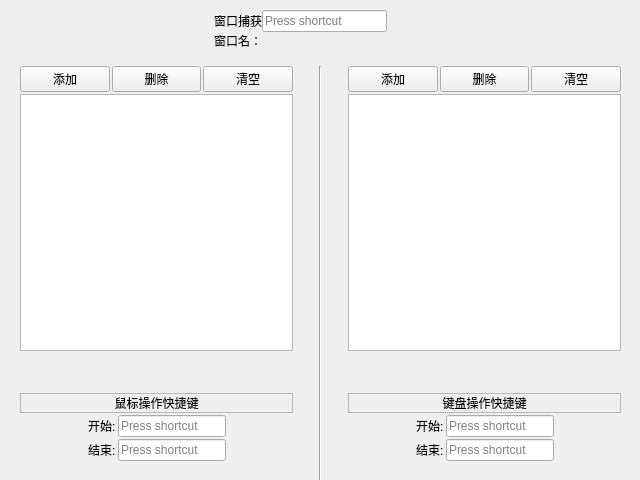
<?xml version="1.0" encoding="UTF-8"?>
<ui version="4.0">
 <author>RedTea</author>
 <class>Form</class>
 <widget class="QWidget" name="Form">
  <property name="geometry">
   <rect>
    <x>0</x>
    <y>0</y>
    <width>640</width>
    <height>480</height>
   </rect>
  </property>
  <property name="windowTitle">
   <string>后台按键</string>
  </property>
  <widget class="QWidget" name="verticalLayoutWidget">
   <property name="geometry">
    <rect>
     <x>0</x>
     <y>10</y>
     <width>641</width>
     <height>471</height>
    </rect>
   </property>
   <layout class="QVBoxLayout" name="verticalLayout_7">
    <item>
     <layout class="QHBoxLayout" name="horizontalLayout_12">
      <property name="sizeConstraint">
       <enum>QLayout::SetFixedSize</enum>
      </property>
      <property name="bottomMargin">
       <number>10</number>
      </property>
      <item>
       <spacer name="horizontalSpacer">
        <property name="orientation">
         <enum>Qt::Horizontal</enum>
        </property>
        <property name="sizeHint" stdset="0">
         <size>
          <width>40</width>
          <height>1</height>
         </size>
        </property>
       </spacer>
      </item>
      <item>
       <layout class="QVBoxLayout" name="verticalLayout_8">
        <property name="spacing">
         <number>0</number>
        </property>
        <property name="sizeConstraint">
         <enum>QLayout::SetFixedSize</enum>
        </property>
        <item>
         <layout class="QHBoxLayout" name="horizontalLayout_10">
          <property name="sizeConstraint">
           <enum>QLayout::SetFixedSize</enum>
          </property>
          <item>
           <widget class="QLabel" name="catch_window_label">
            <property name="sizePolicy">
             <sizepolicy hsizetype="Fixed" vsizetype="Fixed">
              <horstretch>0</horstretch>
              <verstretch>0</verstretch>
             </sizepolicy>
            </property>
            <property name="text">
             <string>窗口捕获</string>
            </property>
           </widget>
          </item>
          <item>
           <widget class="QKeySequenceEdit" name="catch_window_hotkey">
            <property name="focusPolicy">
             <enum>Qt::ClickFocus</enum>
            </property>
           </widget>
          </item>
          <item>
           <widget class="QPushButton" name="lockWindow">
            <property name="styleSheet">
             <string notr="true"/>
            </property>
            <property name="text">
             <string/>
            </property>
            <property name="icon">
             <iconset resource="../../resource/buttons.qrc">
              <normaloff>:/btn_img/svg/unlock.svg</normaloff>
              <normalon>:/btn_img/svg/lock.svg</normalon>:/btn_img/svg/unlock.svg</iconset>
            </property>
            <property name="iconSize">
             <size>
              <width>16</width>
              <height>16</height>
             </size>
            </property>
            <property name="checkable">
             <bool>true</bool>
            </property>
            <property name="checked">
             <bool>false</bool>
            </property>
            <property name="flat">
             <bool>true</bool>
            </property>
           </widget>
          </item>
         </layout>
        </item>
        <item>
         <layout class="QHBoxLayout" name="horizontalLayout_11">
          <property name="sizeConstraint">
           <enum>QLayout::SetFixedSize</enum>
          </property>
          <item>
           <widget class="QLabel" name="window_name_label">
            <property name="sizePolicy">
             <sizepolicy hsizetype="Fixed" vsizetype="Fixed">
              <horstretch>0</horstretch>
              <verstretch>0</verstretch>
             </sizepolicy>
            </property>
            <property name="text">
             <string>窗口名：</string>
            </property>
           </widget>
          </item>
          <item>
           <widget class="QLabel" name="window_name">
            <property name="sizePolicy">
             <sizepolicy hsizetype="Preferred" vsizetype="Fixed">
              <horstretch>0</horstretch>
              <verstretch>0</verstretch>
             </sizepolicy>
            </property>
            <property name="text">
             <string/>
            </property>
            <property name="scaledContents">
             <bool>false</bool>
            </property>
           </widget>
          </item>
         </layout>
        </item>
       </layout>
      </item>
      <item>
       <spacer name="horizontalSpacer_2">
        <property name="orientation">
         <enum>Qt::Horizontal</enum>
        </property>
        <property name="sizeHint" stdset="0">
         <size>
          <width>40</width>
          <height>1</height>
         </size>
        </property>
       </spacer>
      </item>
     </layout>
    </item>
    <item>
     <layout class="QHBoxLayout" name="horizontalLayout_9">
      <property name="sizeConstraint">
       <enum>QLayout::SetMaximumSize</enum>
      </property>
      <item>
       <layout class="QVBoxLayout" name="verticalLayout_4">
        <property name="spacing">
         <number>2</number>
        </property>
        <property name="sizeConstraint">
         <enum>QLayout::SetDefaultConstraint</enum>
        </property>
        <property name="leftMargin">
         <number>20</number>
        </property>
        <property name="topMargin">
         <number>0</number>
        </property>
        <property name="rightMargin">
         <number>20</number>
        </property>
        <property name="bottomMargin">
         <number>20</number>
        </property>
        <item>
         <layout class="QHBoxLayout" name="horizontalLayout">
          <property name="spacing">
           <number>2</number>
          </property>
          <property name="leftMargin">
           <number>0</number>
          </property>
          <property name="topMargin">
           <number>0</number>
          </property>
          <item>
           <widget class="QPushButton" name="add_mel_button">
            <property name="toolTip">
             <string>添加鼠标事件</string>
            </property>
            <property name="text">
             <string>添加</string>
            </property>
           </widget>
          </item>
          <item>
           <widget class="QPushButton" name="remove_mel_button">
            <property name="toolTip">
             <string>删除鼠标事件</string>
            </property>
            <property name="text">
             <string>删除</string>
            </property>
           </widget>
          </item>
          <item>
           <widget class="QPushButton" name="clear_mel_button">
            <property name="toolTip">
             <string>清空鼠标事件列表</string>
            </property>
            <property name="text">
             <string>清空</string>
            </property>
           </widget>
          </item>
         </layout>
        </item>
        <item>
         <widget class="QListWidget" name="mouse_event_list">
          <property name="sizePolicy">
           <sizepolicy hsizetype="Preferred" vsizetype="Expanding">
            <horstretch>0</horstretch>
            <verstretch>0</verstretch>
           </sizepolicy>
          </property>
         </widget>
        </item>
        <item>
         <spacer name="verticalSpacer">
          <property name="orientation">
           <enum>Qt::Vertical</enum>
          </property>
          <property name="sizeType">
           <enum>QSizePolicy::Preferred</enum>
          </property>
          <property name="sizeHint" stdset="0">
           <size>
            <width>20</width>
            <height>40</height>
           </size>
          </property>
         </spacer>
        </item>
        <item>
         <layout class="QVBoxLayout" name="verticalLayout_2">
          <property name="sizeConstraint">
           <enum>QLayout::SetDefaultConstraint</enum>
          </property>
          <item>
           <widget class="QLabel" name="mouse_hotkey_label">
            <property name="sizePolicy">
             <sizepolicy hsizetype="Preferred" vsizetype="Fixed">
              <horstretch>0</horstretch>
              <verstretch>0</verstretch>
             </sizepolicy>
            </property>
            <property name="layoutDirection">
             <enum>Qt::LeftToRight</enum>
            </property>
            <property name="autoFillBackground">
             <bool>false</bool>
            </property>
            <property name="frameShape">
             <enum>QFrame::StyledPanel</enum>
            </property>
            <property name="text">
             <string>鼠标操作快捷键</string>
            </property>
            <property name="textFormat">
             <enum>Qt::AutoText</enum>
            </property>
            <property name="alignment">
             <set>Qt::AlignCenter</set>
            </property>
           </widget>
          </item>
          <item>
           <layout class="QHBoxLayout" name="horizontalLayout_3">
            <item>
             <spacer name="horizontalSpacer_5">
              <property name="orientation">
               <enum>Qt::Horizontal</enum>
              </property>
              <property name="sizeHint" stdset="0">
               <size>
                <width>40</width>
                <height>20</height>
               </size>
              </property>
             </spacer>
            </item>
            <item>
             <widget class="QLabel" name="mouse_start_label">
              <property name="text">
               <string>开始:</string>
              </property>
             </widget>
            </item>
            <item>
             <widget class="QKeySequenceEdit" name="mouse_start_hotkey">
              <property name="sizePolicy">
               <sizepolicy hsizetype="Fixed" vsizetype="Fixed">
                <horstretch>0</horstretch>
                <verstretch>0</verstretch>
               </sizepolicy>
              </property>
             </widget>
            </item>
            <item>
             <spacer name="horizontalSpacer_3">
              <property name="orientation">
               <enum>Qt::Horizontal</enum>
              </property>
              <property name="sizeHint" stdset="0">
               <size>
                <width>40</width>
                <height>20</height>
               </size>
              </property>
             </spacer>
            </item>
           </layout>
          </item>
          <item>
           <layout class="QHBoxLayout" name="horizontalLayout_5">
            <item>
             <spacer name="horizontalSpacer_6">
              <property name="orientation">
               <enum>Qt::Horizontal</enum>
              </property>
              <property name="sizeHint" stdset="0">
               <size>
                <width>40</width>
                <height>20</height>
               </size>
              </property>
             </spacer>
            </item>
            <item>
             <widget class="QLabel" name="mouse_stop_label">
              <property name="text">
               <string>结束:</string>
              </property>
             </widget>
            </item>
            <item>
             <widget class="QKeySequenceEdit" name="mouse_stop_hotkey">
              <property name="sizePolicy">
               <sizepolicy hsizetype="Fixed" vsizetype="Fixed">
                <horstretch>0</horstretch>
                <verstretch>0</verstretch>
               </sizepolicy>
              </property>
             </widget>
            </item>
            <item>
             <spacer name="horizontalSpacer_4">
              <property name="orientation">
               <enum>Qt::Horizontal</enum>
              </property>
              <property name="sizeHint" stdset="0">
               <size>
                <width>40</width>
                <height>20</height>
               </size>
              </property>
             </spacer>
            </item>
           </layout>
          </item>
         </layout>
        </item>
       </layout>
      </item>
      <item>
       <widget class="Line" name="line">
        <property name="orientation">
         <enum>Qt::Vertical</enum>
        </property>
       </widget>
      </item>
      <item>
       <layout class="QVBoxLayout" name="verticalLayout_5">
        <property name="spacing">
         <number>2</number>
        </property>
        <property name="leftMargin">
         <number>20</number>
        </property>
        <property name="topMargin">
         <number>0</number>
        </property>
        <property name="rightMargin">
         <number>20</number>
        </property>
        <property name="bottomMargin">
         <number>20</number>
        </property>
        <item>
         <layout class="QHBoxLayout" name="horizontalLayout_6">
          <property name="spacing">
           <number>2</number>
          </property>
          <item>
           <widget class="QPushButton" name="add_kel_btn">
            <property name="toolTip">
             <string>添加键盘事件</string>
            </property>
            <property name="whatsThis">
             <string/>
            </property>
            <property name="text">
             <string>添加</string>
            </property>
           </widget>
          </item>
          <item>
           <widget class="QPushButton" name="remove_kel_btn">
            <property name="toolTip">
             <string>删除键盘事件</string>
            </property>
            <property name="text">
             <string>删除</string>
            </property>
           </widget>
          </item>
          <item>
           <widget class="QPushButton" name="clear_kel_btn">
            <property name="toolTip">
             <string>清空键盘事件列表</string>
            </property>
            <property name="text">
             <string>清空</string>
            </property>
           </widget>
          </item>
         </layout>
        </item>
        <item>
         <widget class="QListWidget" name="keyboard_event_list">
          <property name="sizePolicy">
           <sizepolicy hsizetype="Preferred" vsizetype="Expanding">
            <horstretch>0</horstretch>
            <verstretch>0</verstretch>
           </sizepolicy>
          </property>
         </widget>
        </item>
        <item>
         <spacer name="verticalSpacer_2">
          <property name="orientation">
           <enum>Qt::Vertical</enum>
          </property>
          <property name="sizeType">
           <enum>QSizePolicy::Preferred</enum>
          </property>
          <property name="sizeHint" stdset="0">
           <size>
            <width>20</width>
            <height>40</height>
           </size>
          </property>
         </spacer>
        </item>
        <item>
         <layout class="QVBoxLayout" name="verticalLayout_6">
          <item>
           <widget class="QLabel" name="keyboard_hotkey_label">
            <property name="sizePolicy">
             <sizepolicy hsizetype="Preferred" vsizetype="Fixed">
              <horstretch>0</horstretch>
              <verstretch>0</verstretch>
             </sizepolicy>
            </property>
            <property name="layoutDirection">
             <enum>Qt::LeftToRight</enum>
            </property>
            <property name="autoFillBackground">
             <bool>false</bool>
            </property>
            <property name="frameShape">
             <enum>QFrame::StyledPanel</enum>
            </property>
            <property name="text">
             <string>键盘操作快捷键</string>
            </property>
            <property name="textFormat">
             <enum>Qt::AutoText</enum>
            </property>
            <property name="alignment">
             <set>Qt::AlignCenter</set>
            </property>
           </widget>
          </item>
          <item>
           <layout class="QHBoxLayout" name="horizontalLayout_7">
            <item>
             <spacer name="horizontalSpacer_9">
              <property name="orientation">
               <enum>Qt::Horizontal</enum>
              </property>
              <property name="sizeHint" stdset="0">
               <size>
                <width>40</width>
                <height>20</height>
               </size>
              </property>
             </spacer>
            </item>
            <item>
             <widget class="QLabel" name="keyboard_start_label">
              <property name="text">
               <string>开始:</string>
              </property>
             </widget>
            </item>
            <item>
             <widget class="QKeySequenceEdit" name="keyboard_start_hotkey"/>
            </item>
            <item>
             <spacer name="horizontalSpacer_10">
              <property name="orientation">
               <enum>Qt::Horizontal</enum>
              </property>
              <property name="sizeHint" stdset="0">
               <size>
                <width>40</width>
                <height>20</height>
               </size>
              </property>
             </spacer>
            </item>
           </layout>
          </item>
          <item>
           <layout class="QHBoxLayout" name="horizontalLayout_8">
            <item>
             <spacer name="horizontalSpacer_11">
              <property name="orientation">
               <enum>Qt::Horizontal</enum>
              </property>
              <property name="sizeHint" stdset="0">
               <size>
                <width>40</width>
                <height>20</height>
               </size>
              </property>
             </spacer>
            </item>
            <item>
             <widget class="QLabel" name="keyboard_stop_label">
              <property name="text">
               <string>结束:</string>
              </property>
             </widget>
            </item>
            <item>
             <widget class="QKeySequenceEdit" name="keyboard_stop_hotkey"/>
            </item>
            <item>
             <spacer name="horizontalSpacer_12">
              <property name="orientation">
               <enum>Qt::Horizontal</enum>
              </property>
              <property name="sizeHint" stdset="0">
               <size>
                <width>40</width>
                <height>20</height>
               </size>
              </property>
             </spacer>
            </item>
           </layout>
          </item>
         </layout>
        </item>
       </layout>
      </item>
     </layout>
    </item>
   </layout>
  </widget>
 </widget>
 <resources>
  <include location="../../resource/buttons.qrc"/>
 </resources>
 <connections/>
</ui>
